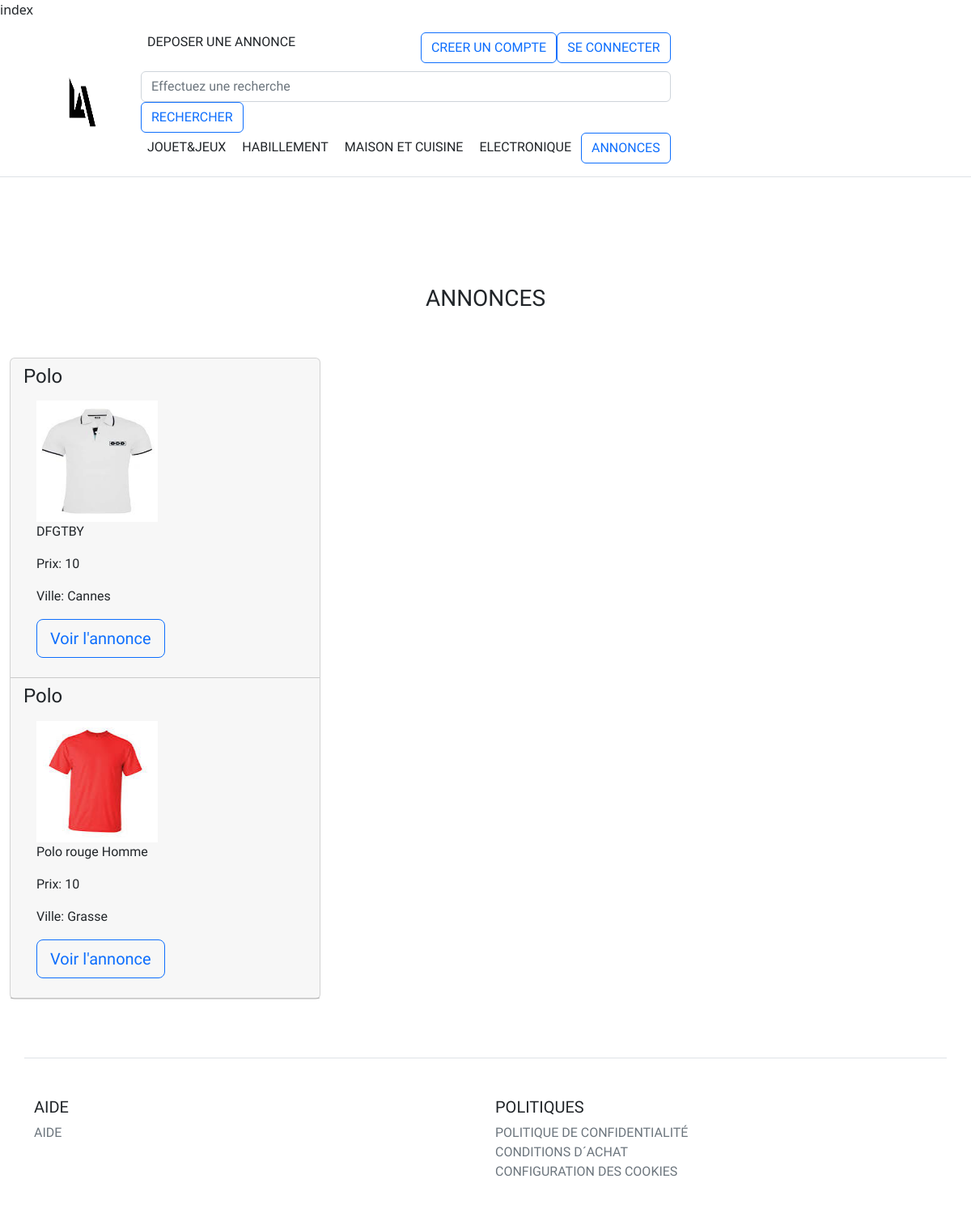
The page / on the database its author committed.
### tables this page shows
CREATE TABLE IF NOT EXISTS `annonce` (
  `id` int(11) NOT NULL AUTO_INCREMENT,
  `titre` varchar(150) DEFAULT NULL,
  `description` varchar(500) DEFAULT NULL,
  `date_de_creation` datetime DEFAULT NULL,
  `prix` double(4,2) DEFAULT NULL,
  `statut_echange_ou_paiement` int(1) DEFAULT NULL,
  `frais_supplementaire_publication` double DEFAULT NULL,
  `ville` varchar(30) DEFAULT NULL,
  `Statut_annonce_validee_bloque` tinyint(1) DEFAULT '4',
  `date_fin_annonce` datetime DEFAULT NULL,
  `idMembre` int(11) DEFAULT NULL,
  `duree_publication` int(11) DEFAULT NULL,
  `date_validation` datetime DEFAULT NULL,
  `idEtat` int(11) DEFAULT NULL,
  `idCategorie` int(11) DEFAULT NULL,
  PRIMARY KEY (`id`),
  KEY `fk_Annonce_Membre` (`idMembre`),
  KEY `fk_Annonce_etats1` (`idEtat`),
  KEY `idCategorie` (`idCategorie`)
);

CREATE TABLE IF NOT EXISTS `photo` (
  `id` int(11) NOT NULL AUTO_INCREMENT,
  `fichier_chemin` varchar(150) DEFAULT NULL,
  `idAnnonce` int(11) NOT NULL,
  `is_main_photo` int(11) DEFAULT NULL,
  `legende` varchar(45) DEFAULT NULL,
  PRIMARY KEY (`id`),
  KEY `fk_Photo_Annonce1` (`idAnnonce`)
);

### model/AnnonceModel.php (called while the page is built, shortened)
<?php
class AnnonceModel{
  private $table='annonce';
  private $table_photo='photo';
 public function getAnnonce($orderby){
    try {
        global $db;
        $query=$db->prepare('SELECT * FROM '. $this->table .' WHERE Statut_annonce_validee_bloque = 2 ORDER BY '.$orderby.' LIMIT 10');
        $query->execute();
        if ($query->rowCount()){
            return $query->fetchAll();
        }
    } catch (Exception $e) {
        echo $e->getMessage();
    }
    return false;
  }
 public function getMainPhoto($idannonce){
      try {
      global $db;
      $query=$db->prepare('SELECT fichier_chemin FROM '.$this->table_photo.' WHERE is_main_photo=1 AND idAnnonce='.$idannonce);
      $query->execute();
        if ($query->rowCount()){
            return $query->fetch();
        }
    } catch (Exception $e) {
        echo $e->getMessage();
    }
    return false;
  }
  public function CountAnnonce(){
      try {
      global $db;
        $query=$db->prepare('SELECT COUNT(id) FROM '.$this->table.' WHERE Statut_annonce_validee_bloque = 2');
        $query->execute();
        if ($query->rowCount()){
            $result=$query->fetch();
            return $result[0];
        }
      } catch (Exception $e) {
        echo $e->getMessage();
      }
    return false;
  }
}

### controller/Annonce.php (called while the page is built, shortened)
<?php
class Annonce
{
  private $title;
  private $description;
  private $prix;
  private $photo;
  private $ville;
   public function getVille(){
    return $this->ville;
  }
  public function getTitle(){
    return $this->title;
  }
  public function getDescription(){
    return $this->description;
  }
  public function getPrix(){
    return $this->prix;
  }
    public function getPhoto(){
      return $this->photo;
   }
  public function chargerAnnonce($orderby, $num_annonce){
    $AnnonceModel=new AnnonceModel();
    $annonce=$AnnonceModel->getAnnonce($orderby);
      $this->id=$annonce[$num_annonce]['id'];
      $this->title=$annonce[$num_annonce]['titre'];
      $this->description=$annonce[$num_annonce]['description'];
      $this->prix=$annonce[$num_annonce]['prix'];
      $this->ville=$annonce[$num_annonce]['ville'];
      $photo=$AnnonceModel->getMainPhoto($this->id);
      $this->photo=$photo['fichier_chemin'];
  }
}
?>

### view/home.php (the view, shortened to what this page needs)
<h3 class="pricing-header px-3 py-3 pt-md-5 pb-md-4 mx-auto text-center">ANNONCES</h3><br>
<div class="d-flex flex-wrap" >
    <?php
    $AnnonceModel=new AnnonceModel();
    $annonce=new Annonce();
    $nb_annonce = $AnnonceModel->CountAnnonce();
    ?>
     <div class="card mb-4 box-shadow-sm">
       <?php
    for($i=0;$i<=$nb_annonce-1;$i++):
        $annonce->chargerAnnonce("date_de_creation", $i);
    ?>
          <div class="card-header">
              <h4 class="my-0 font-weight-normal"><?php echo $annonce->getTitle(); ?></h4>
              <div class="card-body">
                <img src="<?php echo "http://localhost/projet/".$annonce->getPhoto();?>" class="img_thumbnail">
                <p class=""><?php echo $annonce->getDescription() ?></p>
                <p class=""><?php echo "Prix: ".$annonce->getPrix() ?></p>
                    <p class=""><?php echo "Ville: ".$annonce->getVille() ?></p>
            <form action="?p=annonce_detail" method= "get">
              <button type="submit" class="btn btn-lg btn-block btn-outline-primary">Voir l'annonce</button>
            </form>
          </div>
          </div>
        <?php endfor;?>
    </div>
</div>

### assets/css/style.css (style rules this page uses)
* { font-family: 'Exo', sans-serif; margin:0; padding: 0; }
div { display: block; }
img { width: 150px; height: 150px; }
.card { width: 32%; margin-left: 1% }
.card-header { padding: 0.75rem 1.25rem; margin-bottom: 0; background-color: rgba(0, 0, 0, .03); border-bottom: 1px solid rgba(0, 0, 0, .125); }
.btn:not(:disabled):not(.disabled) { cursor: pointer; }

### rows shown on the page
annonce: titre "Polo", photo.fichier_chemin (picture), description "DFGTBY", prix "10", ville "Cannes"
annonce: titre "Polo", photo.fichier_chemin (picture), description "Polo rouge Homme", prix "10", ville "Grasse"
